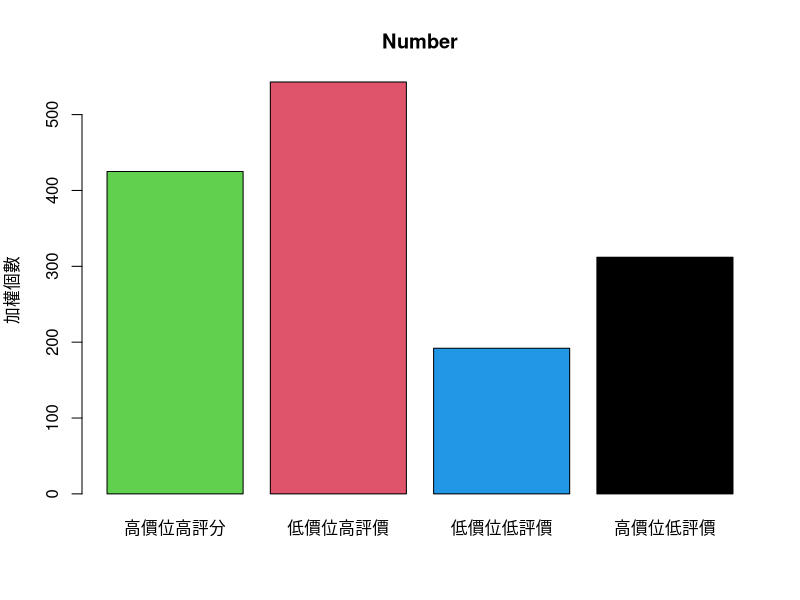
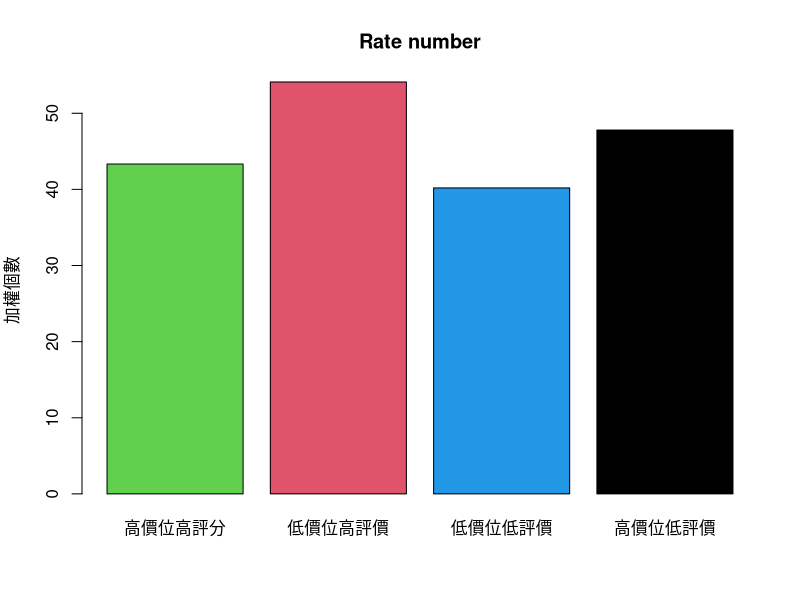
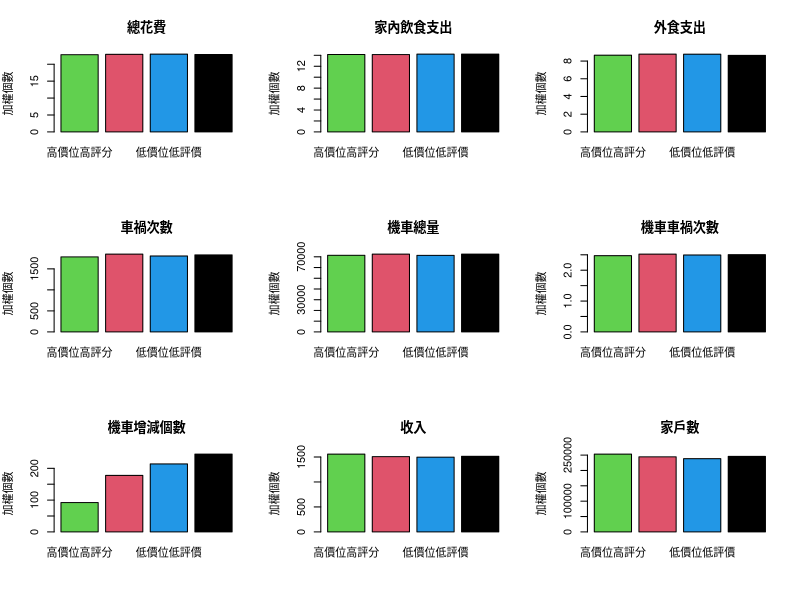

These charts were generated, in order, by the following R code:
data=read.csv("data/all4class.csv", header=TRUE, sep=",")
c4 = c("high", "cp", "low", "bad")
c4chinese = c("高價位高評分","低價位高評價","低價位低評價","高價位低評價")
data = data[order(factor(as.character(data$class), levels=c4)),]


png("result/num_4class.png")
barplot(c(data[, "store_num"]),
        col = c(3, 2, 4, 1),
        names.arg=c4chinese,
        ylab="加權個數",
        main="Number")
dev.off()


png("result/rate_num_4class.png")
barplot(c(data[, "rate_num_mean"]),
        col = c(3, 2, 4, 1),
        names.arg=c4chinese,
        ylab="加權個數",
        main="Rate number")
dev.off()


col = c("cost_all","cost_inside", "cost_outside", "crash_num" ,"scooter10810","crash_scooter","d_scooter108","income","population10811")
chinese = c("總花費","家內飲食支出","外食支出","車禍次數" ,"機車總量","機車車禍次數","機車增減個數","收入","家戶數")

png("result/bar_4class.png", width = 24, height = 16, units="in", res = 400)
par(mfrow=c(3,3))
for (i in 1:9){
  barplot(c(data[, col[i]]),
          col = c(3, 2, 4, 1),
          names.arg=c4chinese,
          ylab="加權個數",
          main=chinese[i])
}
dev.off()
